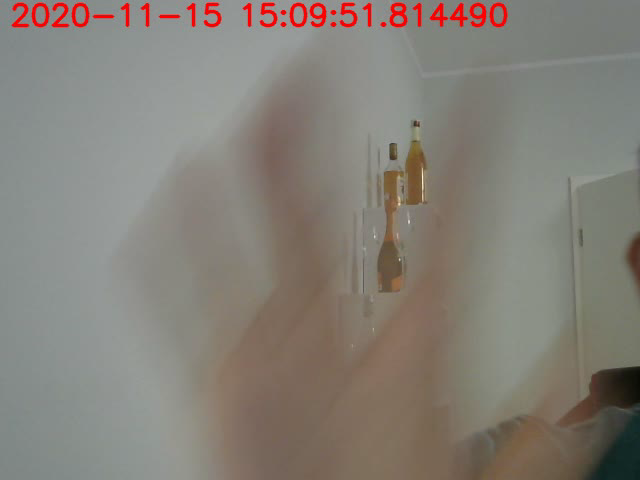
#> input picture frame 19 of output_without_blanks.avi, 640 x 480 px, given in place of the camera
$ python main.py
#> lines starting #> are read from the running program, lines starting #| are printed output that depends on the picture; after the words box and inside, x2 and y2 are one past the last pixel; in counts of white or black regions, pixels touching at a corner belong together
import cv2
import numpy as np
import datetime

def _get_configs(path_to_file='config.yml'):
    from yaml import load, Loader
    with open(path_to_file, 'rt') as f:
        data = load(f, Loader=Loader)
    return data['feature_params'], data['lk_params'], data['diff_limit'], data['brightness_limit']


def _start_video():
    cap_ = cv2.VideoCapture(0)
    if not cap_:
        raise Exception("Cannot start camera")
    else:
        return cap_


def _get_frame(cap):
    ret, frame = cap.read()
#> frame is the input picture: shape (480, 640, 3); mean B, G, R 119.3, 127.4, 132.9
    return ret, frame


def calculate_optical_flow(old_gray, frame_gray, old_points, diff_limit, **kwargs):
    movement_detected = False
    p1, st, err = cv2.calcOpticalFlowPyrLK(old_gray, frame_gray, old_points, None, **kwargs)
    good_new = p1[st == 1]
    good_old = old_points[st == 1]
    if good_old.size == 0 or good_new.size == 0:
        return False, good_old, good_new
    new_mag, _ = cv2.cartToPolar(good_new[..., 0], good_new[..., 1])
    old_mag, _ = cv2.cartToPolar(good_old[..., 0], good_old[..., 1])
    if np.any(np.abs(new_mag - old_mag) > diff_limit):
        movement_detected = True
    return movement_detected, good_old, good_new


def construct_trajectory(good_new, good_old, mask, color, first_call):

    for i, (new, old) in enumerate(zip(good_new, good_old)):
        a, b = new.ravel()
        c, d = old.ravel()
        mask = cv2.line(mask, (a, b), (c, d), color[i].tolist(), 2)
        if first_call:
            mask = cv2.circle(mask, (a, b), 5, color[i].tolist(), -1)
    return mask


def reset_points(frame):
    return np.zeros_like(frame)


if __name__ == '__main__':
    cap = _start_video()
    feature_params, lk_params, diff_limit, brightness_limit = _get_configs()
    color = np.random.randint(0, 255, (feature_params['maxCorners'], 3))
    font = cv2.FONT_HERSHEY_SIMPLEX
    ret, old_frame = _get_frame(cap)
#> ret = True
    if ret:
        old_gray = cv2.cvtColor(old_frame, cv2.COLOR_BGR2GRAY)
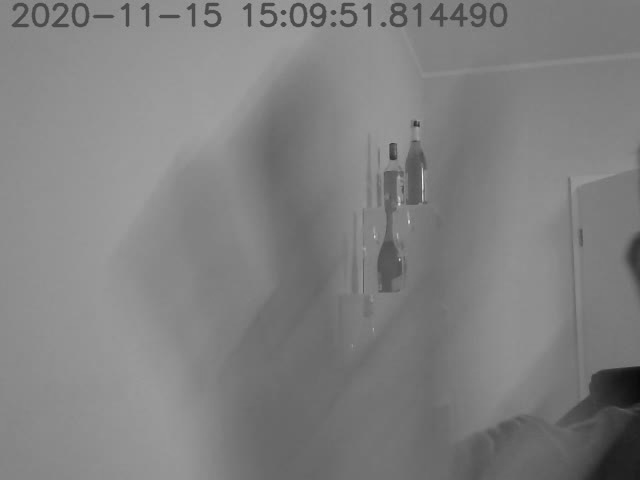
#> old_gray: shape (480, 640); min 10, max 243, mean 128.1
        old_yuv = cv2.cvtColor(old_frame, cv2.COLOR_BGR2YUV)
#> old_yuv: shape (480, 640, 3); mean of channels 0, 1, 2 128.1, 123.8, 131.9
        p0 = cv2.goodFeaturesToTrack(old_gray, mask=None, **feature_params)
#> p0 = 45 rows, first 8: [283, 24], [283, 12], [416, 124], [263, 11], [333, 12], [207, 11], [392, 157], [333, 24]
        size = (int(cap.get(3)), int(cap.get(4)))
        result = cv2.VideoWriter('output_without_blanks.avi', cv2.VideoWriter_fourcc(*'MJPG'), 10, size)
        result_blanks = cv2.VideoWriter('output_with_blanks.avi', cv2.VideoWriter_fourcc(*'MJPG'), 10, size)
    else:
        exit(0x01)

    while True:
        ret, frame = _get_frame(cap)
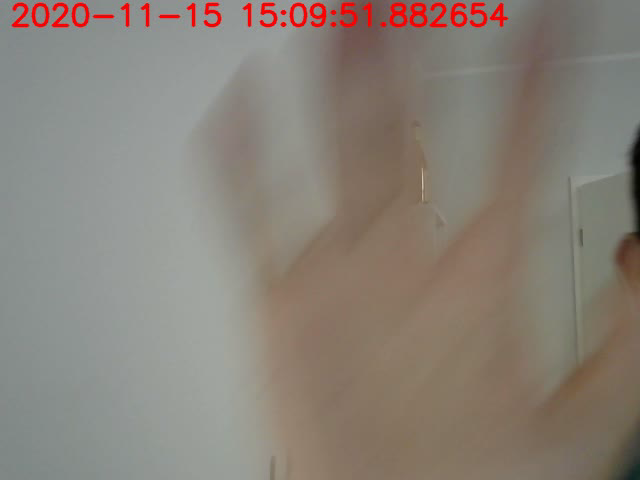
#> input picture frame 20 of output_without_blanks.avi, 640 x 480 px, given in place of the camera
#> in _get_frame, frame is the input picture: shape (480, 640, 3); mean B, G, R 120, 129.1, 137
        if ret:
            frame_gray = cv2.cvtColor(frame, cv2.COLOR_BGR2GRAY)
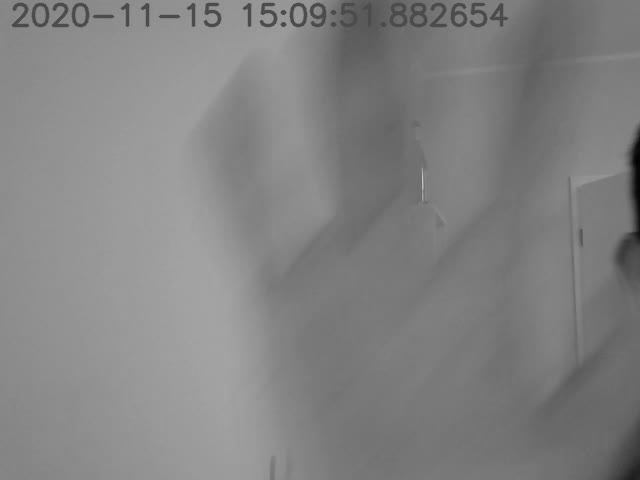
#> frame_gray: shape (480, 640); min 1, max 198, mean 130.4
            frame_yuv = cv2.cvtColor(frame, cv2.COLOR_BGR2YUV)
#> frame_yuv: shape (480, 640, 3); mean of channels 0, 1, 2 130.4, 123.1, 133.6
            movement_detected, good_old, good_new = calculate_optical_flow(old_gray, frame_gray,
                                                                           p0, diff_limit, **lk_params)
#> in calculate_optical_flow, `p1, st, err = cv2.calcOpticalFlowPyrLK(old_gray, frame_gray, old_point..`: p1 = 45 rows, first 8: [283, 24.01], [283, 12.01], [414.5, 123.6], [263, 11], [333, 11.87], [207, 10.98], [391.4, 156.9], [332.8, 23.94]; st = 45 values from 1 to 1; err = 45 values, max 43.39 at index 8, min 1.04 at index 43, mean 12.77
#> in calculate_optical_flow, `good_new = p1[st == 1]`: good_new = 45 pairs, first value 14.01 to 461.4, second value 5.99 to 262.6
#> in calculate_optical_flow, `good_old = old_points[st == 1]`: good_old = 45 pairs, first value 14 to 460, second value 6 to 259
#> in calculate_optical_flow, `new_mag, _ = cv2.cartToPolar(good_new[..., 0], good_new[..., 1])`: new_mag = 45 values, max 475.1 at index 33, min 22.83 at index 24, mean 283.5
#> in calculate_optical_flow, `old_mag, _ = cv2.cartToPolar(good_old[..., 0], good_old[..., 1])`: old_mag = 45 values, max 477.4 at index 33, min 22.85 at index 24, mean 283.8
#> movement_detected = True
            if movement_detected and \
                    np.abs(np.average(frame_yuv[..., 0]) - np.average(old_yuv[..., 0])) < brightness_limit:
                cv2.putText(frame, str(datetime.datetime.now()), (10, 25), font, 1, (0, 0, 255), 2, cv2.LINE_AA)
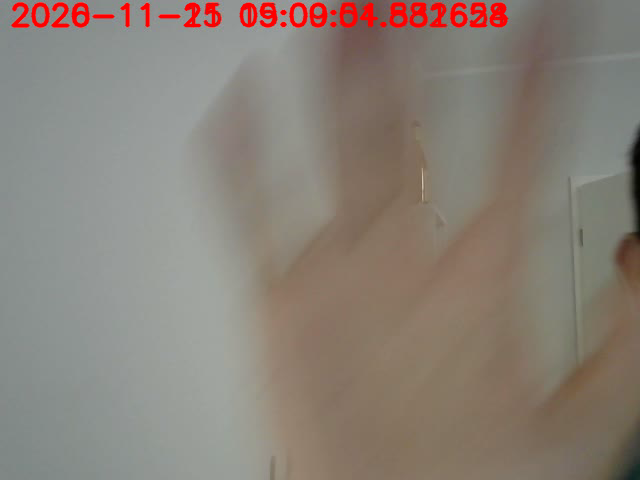
#> frame: shape (480, 640, 3); 1.71% of pixels changed, all inside (x1, y1, x2, y2) = (11, 2, 508, 28)
                cv2.imshow('Feedback', frame)
                result.write(frame)
                result_blanks.write(frame)
            else:
                frame = cv2.line(np.zeros_like(frame), (0, 0), (frame.shape[1], frame.shape[0]), [0, 0, 255], 10)
                frame = cv2.line(frame, (0, frame.shape[0]), (frame.shape[1], 0), [0, 0, 255], 10)
                cv2.putText(frame, str(datetime.datetime.now()), (10, 25), font, 1, (0, 0, 255), 2, cv2.LINE_AA)
                cv2.imshow('Feedback', frame)
                result_blanks.write(frame)
            key = cv2.waitKey(1) & 0xff
#> (key Esc is pressed here)
            if key == 27:
                break
            old_gray = frame_gray.copy()
            old_yuv = frame_yuv.copy()
            p0 = cv2.goodFeaturesToTrack(old_gray, mask=None, **feature_params)
    cap.release()
    result.release()
    cv2.destroyAllWindows()

$ run again, starting later in the video
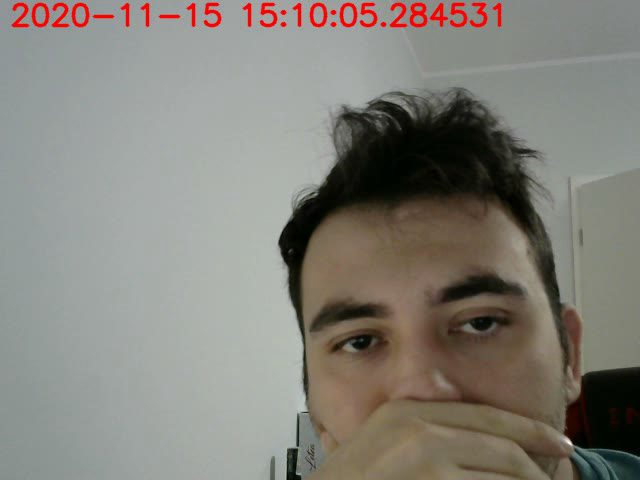
#> input picture frame 85 of output_without_blanks.avi, 640 x 480 px, given in place of the camera
#> in _get_frame, frame is the input picture: shape (480, 640, 3); mean B, G, R 122.2, 129.5, 132.5
#> ret = True
#> old_yuv: shape (480, 640, 3); mean of channels 0, 1, 2 129.5, 124.6, 130.4
#> p0 = 29 rows, first 8: [295, 445], [298, 472], [289, 450], [283, 12], [333, 24], [283, 24], [263, 11], [333, 12]
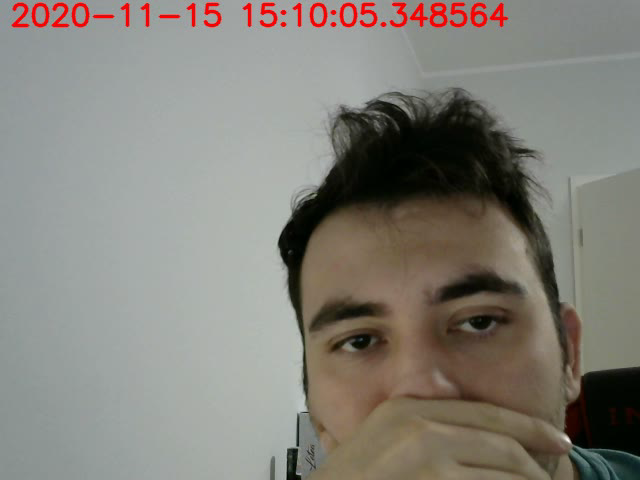
#> input picture frame 86 of output_without_blanks.avi, 640 x 480 px, given in place of the camera
#> in _get_frame, frame is the input picture: shape (480, 640, 3); mean B, G, R 121.8, 129.3, 132.2
#> frame_yuv: shape (480, 640, 3); mean of channels 0, 1, 2 129.2, 124.5, 130.4
#> p1 = 29 rows, first 8: [295, 445], [298, 472], [289, 450], [283, 12.03], [333, 24.01], [283, 23.98], [263, 11.01], [333, 12.02]; st = 29 values from 1 to 1; err = 29 values, max 23.93 at index 22, min 1.36 at index 12, mean 4.45
#> in calculate_optical_flow, `good_new = p1[st == 1]`: good_new = 29 pairs, first value 21 to 571.9, second value 5.99 to 472
#> in calculate_optical_flow, `good_old = old_points[st == 1]`: good_old = 29 pairs, first value 21 to 573, second value 6 to 472
#> new_mag = 29 values, max 724.3 at index 18, min 22.85 at index 25, mean 331.2
#> old_mag = 29 values, max 726.1 at index 18, min 22.85 at index 25, mean 331.3
#> `movement_detected, good_old, good_new = calculate_optical_flow(old_gra..`: movement_detected = True
#> `cv2.putText(frame, str(datetime.datetime.now()), (10, 25), font, 1, (0..`:
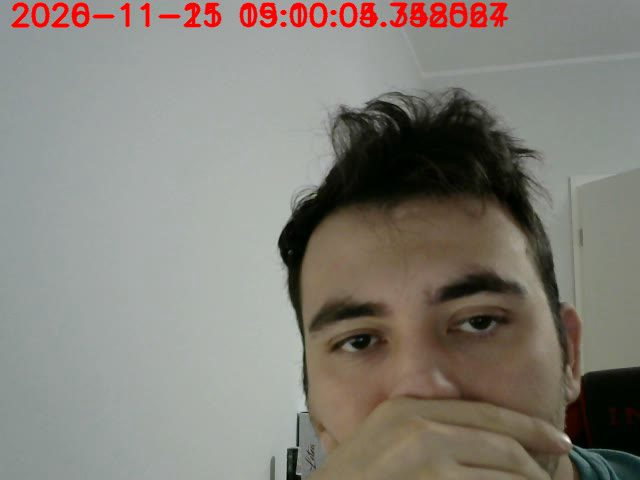
#> frame: shape (480, 640, 3); 1.67% of pixels changed, all inside (x1, y1, x2, y2) = (11, 2, 508, 28)

$ run again, starting later in the video
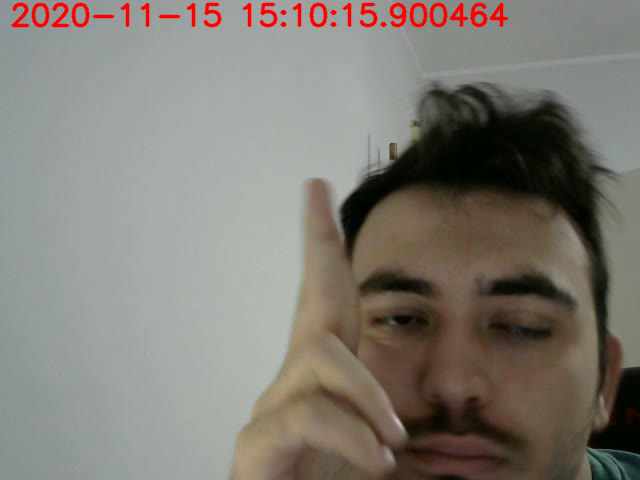
#> input picture frame 152 of output_without_blanks.avi, 640 x 480 px, given in place of the camera
#> in _get_frame, frame is the input picture: shape (480, 640, 3); mean B, G, R 116.9, 124.4, 128.8
#> ret = True
#> old_yuv: shape (480, 640, 3); mean of channels 0, 1, 2 124.8, 124.3, 131.3
#> p0 = 45 rows, first 8: [283, 24], [283, 12], [333, 24], [263, 11], [207, 11], [333, 12], [363, 11], [383, 24]
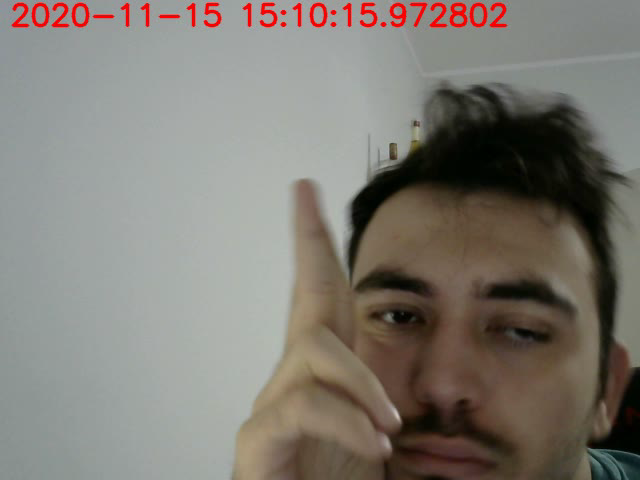
#> input picture frame 153 of output_without_blanks.avi, 640 x 480 px, given in place of the camera
#> in _get_frame, frame is the input picture: shape (480, 640, 3); mean B, G, R 115.9, 123.4, 127.8
#> frame_yuv: shape (480, 640, 3); mean of channels 0, 1, 2 123.8, 124.3, 131.3
#> p1 = 45 rows, first 8: [283, 24.02], [283, 12.03], [333, 24.03], [263, 11.01], [207, 11.01], [333, 11.99], [363, 11], [383, 24.01]; st = 45 values from 1 to 1; err = 45 values, max 31.54 at index 24, min 1.23 at index 31, mean 4.89
#> in calculate_optical_flow, `good_new = p1[st == 1]`: good_new = 45 pairs, first value 13.99 to 500, second value 5 to 164.1
#> in calculate_optical_flow, `good_old = old_points[st == 1]`: good_old = 45 pairs, first value 14 to 500, second value 5 to 161
#> new_mag = 45 values, max 500.3 at index 24, min 22.85 at index 16, mean 278.3
#> old_mag = 45 values, max 500.3 at index 24, min 22.85 at index 16, mean 278.2
#> `movement_detected, good_old, good_new = calculate_optical_flow(old_gra..`: movement_detected = True
#> `cv2.putText(frame, str(datetime.datetime.now()), (10, 25), font, 1, (0..`:
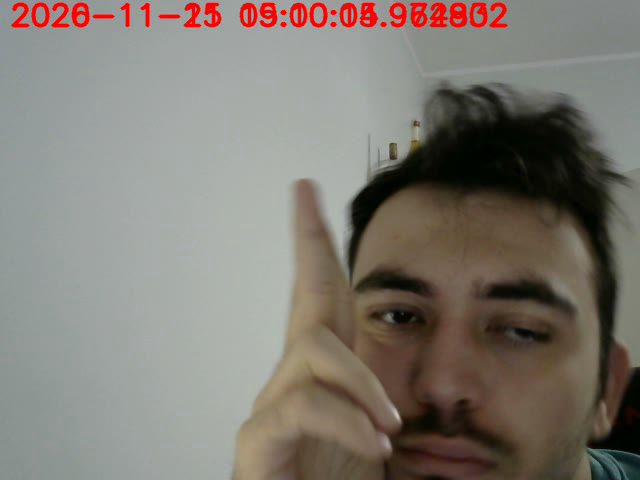
#> frame: shape (480, 640, 3); 1.74% of pixels changed, all inside (x1, y1, x2, y2) = (11, 2, 508, 28)
